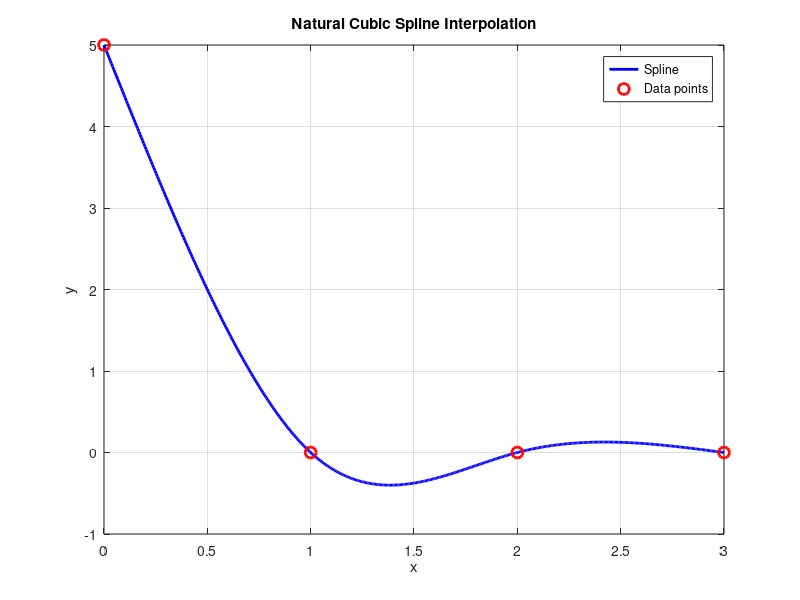

The MATLAB source for this figure:
function natural_cubic_spline_demo()
    % Example data points
    x = [0 1 2 3];
    y = [5 0 0 0];
    n = length(x) - 1;
    h = diff(x);

    % Step 1: Set up the system for c (second derivatives at knots)
    A = zeros(n+1, n+1);
    rhs = zeros(n+1, 1);

    % Natural spline boundary conditions
    A(1,1) = 1;
    A(end,end) = 1;
    rhs(1) = 0;
    rhs(end) = 0;

    % Fill the tridiagonal system
    for i = 2:n
        A(i,i-1) = h(i-1);
        A(i,i) = 2*(h(i-1)+h(i));
        A(i,i+1) = h(i);
        rhs(i) = 3*((y(i+1)-y(i))/h(i) - (y(i)-y(i-1))/h(i-1));
    end

    % Solve for moments c
    c = A \ rhs;

    % Compute coefficients b and d
    b = zeros(n,1);
    d = zeros(n,1);
    for i = 1:n
        b(i) = (y(i+1) - y(i))/h(i) - h(i)*(2*c(i)+c(i+1))/3;
        d(i) = (c(i+1) - c(i)) / (3*h(i));
    end
    a = y(1:n)';

    % Plot the spline and data points
    xx = linspace(x(1), x(end), 500);
    yy = zeros(size(xx));
    for j = 1:n
        idx = xx >= x(j) & xx <= x(j+1);
        dx = xx(idx) - x(j);
        yy(idx) = a(j) + b(j)*dx + c(j)*dx.^2 + d(j)*dx.^3;
    end

    figure;
    plot(xx, yy, 'b-', 'LineWidth', 2); hold on;
    plot(x, y, 'ro', 'MarkerSize', 8, 'LineWidth', 2);
    xlabel('x'); ylabel('y');
    title('Natural Cubic Spline Interpolation');
    legend('Spline','Data points');
    grid on;
end
